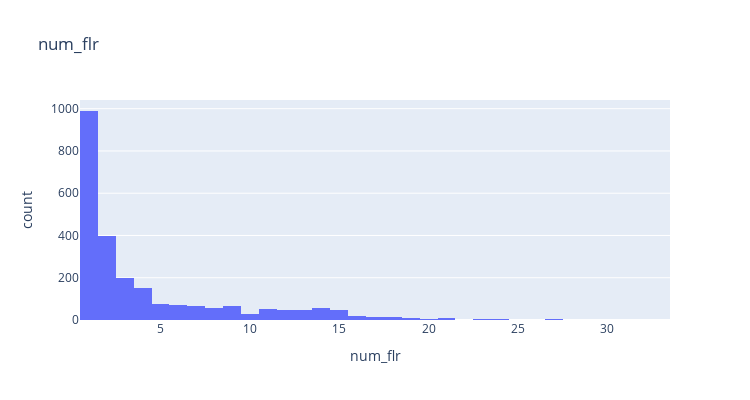

The notebook cell saved with this chart:
### Code cell
# Delete Extreams of num_flr
df_raw_hh = df_raw_hh[df_raw_hh.num_flr > 0]

# Check floor number distribution.
fig_tmp = px.histogram(df_raw_hh, x= "num_flr", title= "num_flr")
fig_tmp.update_layout(width= 750, height= 400)
fig_tmp.show()

### Figure 1 — Plotly figure (JSON) as saved in the notebook; plotly's stock layout.template omitted (floating-point values rounded to 4 significant figures; data arrays with more than 128 entries replaced by an {"elided": "..."} marker saying what was removed)
{"data": [{"alignmentgroup": "True", "bingroup": "x", "hovertemplate": "num_flr=%{x}<br>count=%{y}<extra></extra>", "legendgroup": "", "marker": {"color": "#636efa", "pattern": {"shape": ""}}, "name": "", "offsetgroup": "", "orientation": "v", "showlegend": false, "type": "histogram", "x": {"elided": "2442 int values"}, "xaxis": "x", "yaxis": "y"}], "layout": {"barmode": "relative", "height": 400, "legend": {"tracegroupgap": 0}, "title": {"text": "num_flr"}, "width": 750, "xaxis": {"anchor": "y", "domain": [0, 1], "title": {"text": "num_flr"}}, "yaxis": {"anchor": "x", "domain": [0, 1], "title": {"text": "count"}}}}
